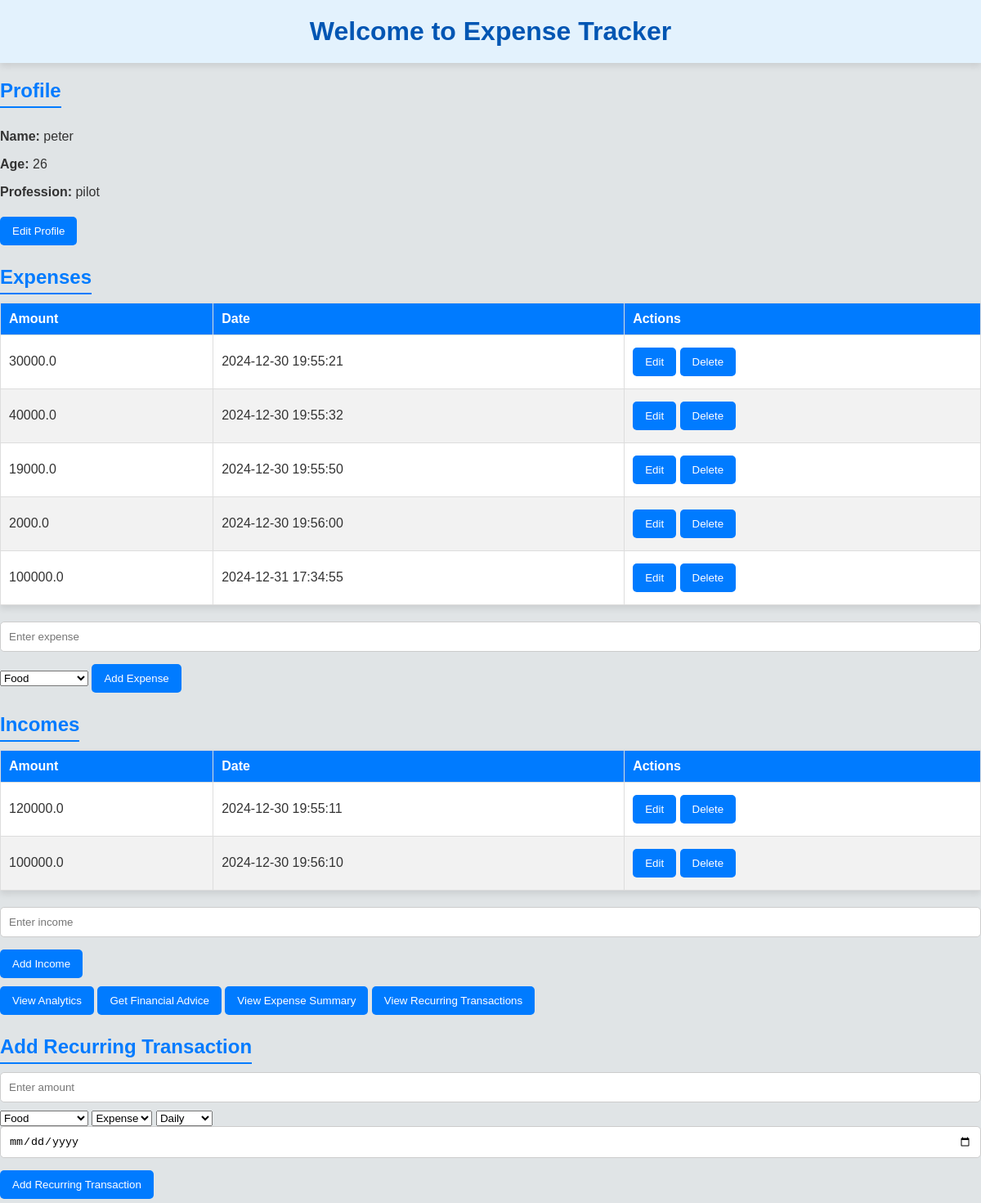
Screenshot of / (signed in) with the database file from the repository.
### tables this page shows
CREATE TABLE profile (
            id INTEGER PRIMARY KEY AUTOINCREMENT,
            name TEXT NOT NULL,
            age INTEGER NOT NULL,
            profession TEXT NOT NULL
        , user_id INTEGER REFERENCES users(id));

CREATE TABLE expenses (
            id INTEGER PRIMARY KEY AUTOINCREMENT,
            amount REAL NOT NULL,
            created_at TIMESTAMP DEFAULT CURRENT_TIMESTAMP
        , user_id INTEGER REFERENCES users(id), category TEXT DEFAULT 'Uncategorized');

CREATE TABLE incomes (
            id INTEGER PRIMARY KEY AUTOINCREMENT,
            amount REAL NOT NULL,
            created_at TIMESTAMP DEFAULT CURRENT_TIMESTAMP
        , user_id INTEGER REFERENCES users(id));

### app.py (the view)
@app.route('/')  # Ensure this route is defined only once
@login_required
def index():
    profile = db.get_profile(current_user.id)  # Fetch profile
    expenses = db.get_all_expenses(current_user.id)  # Fetch expenses
    incomes = db.get_all_incomes(current_user.id)  # Fetch incomes
    print("Index - Profile fetched:", profile)  # Debugging output
    return render_template('index.html', profile=profile, expenses=expenses, incomes=incomes)

### app.py (called while the page is built)
@login_manager.user_loader
def load_user(user_id):
    user = db.get_user_by_id(user_id)  # Load user by ID (fixes initial issue)
    if user:
        return User(id=user[0], username=user[1])
    return None

### database.py (called while the page is built)
def get_user_by_id(user_id):
    conn = sqlite3.connect(DB_NAME)
    cursor = conn.cursor()
    cursor.execute("SELECT * FROM users WHERE id = ?", (user_id,))
    user = cursor.fetchone()
    conn.close()
    return user

def get_profile(user_id):
    conn = sqlite3.connect(DB_NAME)
    cursor = conn.cursor()
    cursor.execute("SELECT * FROM profile WHERE user_id = ?", (user_id,))
    profile = cursor.fetchone()
    conn.close()
    return profile

def get_all_expenses(user_id):
    conn = sqlite3.connect(DB_NAME)
    cursor = conn.cursor()
    cursor.execute("SELECT * FROM expenses WHERE user_id = ?", (user_id,))
    expenses = cursor.fetchall()
    conn.close()
    return expenses

def get_all_incomes(user_id):
    conn = sqlite3.connect(DB_NAME)
    cursor = conn.cursor()
    cursor.execute("SELECT * FROM incomes WHERE user_id = ?", (user_id,))
    incomes = cursor.fetchall()
    conn.close()
    return incomes

### templates/index.html (shortened to what this page needs)
<!DOCTYPE html>
<html>
<head>
    <link rel="stylesheet" type="text/css" href="{{ url_for('static', filename='css/style.css') }}">
</head>
<body>
    <h1>Welcome to Expense Tracker</h1>
    <div class="profile-section">
        <h2>Profile</h2>
        {% if profile %}
            <p><strong>Name:</strong> {{ profile[1] }}</p>
            <p><strong>Age:</strong> {{ profile[2] }}</p>
            <p><strong>Profession:</strong> {{ profile[3] }}</p>
            <a href="/profile"><button>Edit Profile</button></a>
        {% else %}
            <p>No profile found. <a href="/profile"><button>Create Profile</button></a></p>
        {% endif %}
    </div>
    <div class="expenses-section">
        <h2>Expenses</h2>
        <table>
            <thead>
                <tr>
                    <th>Amount</th>
                    <th>Date</th>
                    <th>Actions</th>
                </tr>
            </thead>
            <tbody>
                {% for expense in expenses %}
                <tr>
                    <td>{{ expense[1] }}</td>
                    <td>{{ expense[2] }}</td>
                    <td>
                        <a href="/edit_expense/{{ expense[0] }}"><button>Edit</button></a>
                        <a href="/delete_expense/{{ expense[0] }}"><button>Delete</button></a>
                    </td>
                </tr>
                {% endfor %}
            </tbody>
        </table>
        <form action="/add_expense" method="POST">
            <input type="number" name="amount" placeholder="Enter expense" required>
            <select name="category" required>
                <option value="Food">Food</option>
            </select>
            <button type="submit">Add Expense</button>
        </form>
    </div>
    <div class="incomes-section">
        <h2>Incomes</h2>
        <table>
            <thead>
                <tr>
                    <th>Amount</th>
                    <th>Date</th>
                    <th>Actions</th>
                </tr>
            </thead>
            <tbody>
                {% for income in incomes %}
                <tr>
                    <td>{{ income[1] }}</td>
                    <td>{{ income[2] }}</td>
                    <td>
                        <a href="/edit_income/{{ income[0] }}"><button>Edit</button></a>
                        <a href="/delete_income/{{ income[0] }}"><button>Delete</button></a>
                    </td>
                </tr>
                {% endfor %}
            </tbody>
        </table>
        <form action="/add_income" method="POST">
            <input type="number" name="amount" placeholder="Enter income" required>
            <button type="submit">Add Income</button>
        </form>
    </div>
    <div class="navigation-section">
        <a href="/analytics"><button>View Analytics</button></a>
        <a href="/advice"><button>Get Financial Advice</button></a>
        <a href="/expense_summary"><button>View Expense Summary</button></a>
        <a href="/recurring_transactions"><button>View Recurring Transactions</button></a>
    </div>
    <div class="recurring-transactions-section">
        <h2>Add Recurring Transaction</h2>
        <form action="/add_recurring" method="POST">
            <input type="number" name="amount" placeholder="Enter amount" required>
            <select name="category" required>
                <option value="Food">Food</option>
            </select>
            <select name="transaction_type" required>
                <option value="Expense">Expense</option>
            </select>
            <select name="frequency" required>
                <option value="Daily">Daily</option>
            </select>
            <input type="date" name="next_due_date" required>
            <button type="submit">Add Recurring Transaction</button>
        </form>
    </div>
</body>
</html>

### static/css/style.css (style rules this page uses)
body { font-family: 'Arial', sans-serif; margin: 0; padding: 0; background-color: #e0e4e6; color: #333; }
h1 { text-align: center; color: #0056b3; padding: 20px; margin: 0; background-color: #e3f2fd; box-shadow: 0px 4px 8px rgba(0, 0, 0, 0.1); }
h2 { color: #007bff; margin-bottom: 10px; border-bottom: 2px solid #007bff; display: inline-block; padding-bottom: 5px; }
table { width: 100%; border-collapse: collapse; margin-bottom: 20px; background-color: #ffffff; box-shadow: 0px 4px 8px rgba(0, 0, 0, 0.1); }
table, th, td { border: 1px solid #ddd; }
th, td { text-align: left; padding: 10px; }
th { background-color: #007bff; color: white; }
tr:nth-child(even) { background-color: #f2f2f2; }
button { background-color: #007bff; color: white; border: none; padding: 10px 15px; margin: 5px 0; border-radius: 5px; cursor: pointer; transition: background-color 0.3s; }
form input { padding: 10px; width: calc(100% - 22px); margin-bottom: 10px; border: 1px solid #ccc; border-radius: 5px; }

### rows the page displays
profile: name "peter", age "26", profession "pilot"
expenses: amount "30000.0", created_at "2024-12-30 19:55:21"
expenses: amount "40000.0", created_at "2024-12-30 19:55:32"
expenses: amount "19000.0", created_at "2024-12-30 19:55:50"
expenses: amount "2000.0", created_at "2024-12-30 19:56:00"
expenses: amount "100000.0", created_at "2024-12-31 17:34:55"
incomes: amount "120000.0", created_at "2024-12-30 19:55:11"
incomes: amount "100000.0", created_at "2024-12-30 19:56:10"
